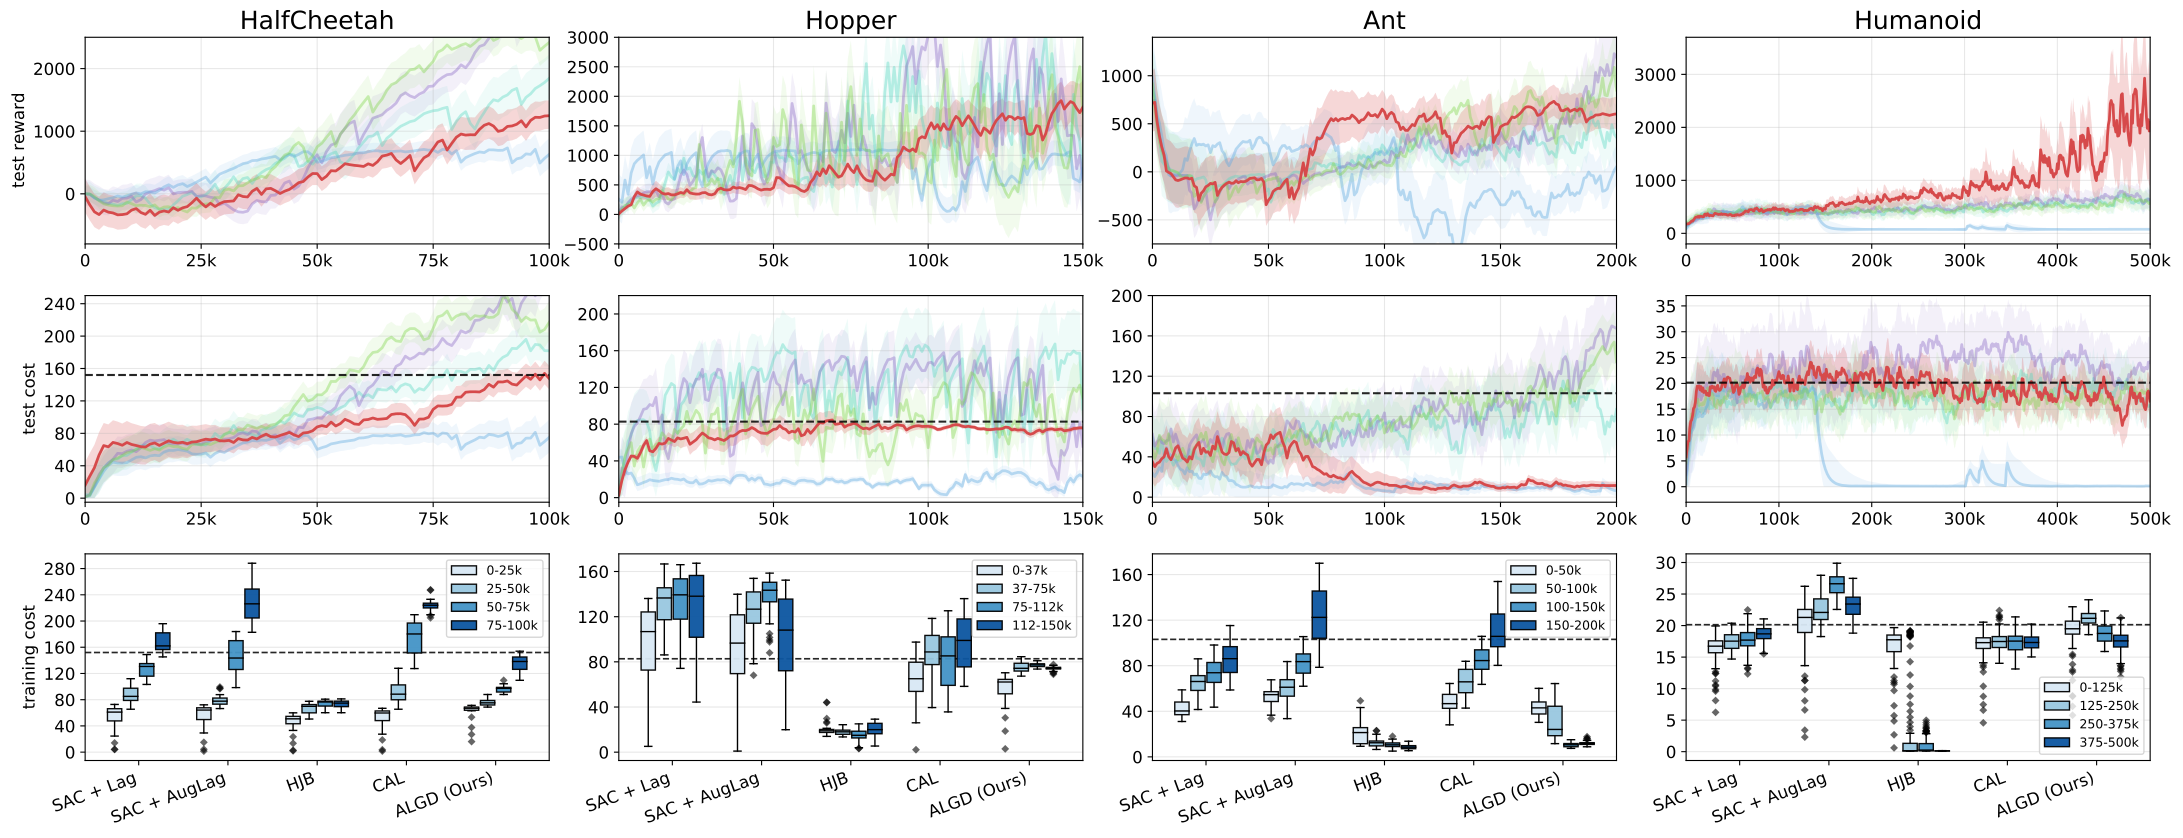

Reproduce this figure in Python.
import os
import numpy as np
import pandas as pd
import matplotlib.pyplot as plt
from matplotlib.ticker import FuncFormatter, MultipleLocator
import matplotlib.cm as cm

# ======================= 全局风格 =======================
plt.rcParams.update({
    "font.size": 12,
    "axes.titlesize": 18,
    "axes.labelsize": 12,
    "legend.fontsize": 18,
})

COST_Y_TICK_STEP = 40

# Mujoco 的 reward tick 你后续可按需要改（先给一个保守默认）
TASK_REWARD_Y_TICK_STEP = {
    "HalfCheetah": 1000,
    "Hopper":      500,
    "Ant":         500,
    "Humanoid":    1000,
}

# ======================= Baselines 配置 =======================
MODEL_LABELS = [
    "SAC + Lag",
    "SAC + AugLag",
    "HJB",
    "CAL",
    "ALGD (Ours)",
]

MODEL_COLORS = [
    "#5ad7c3",
    "#8a6bc7",
    "#5da7df",
    "#7fd54c",
    "#d64a4b",
]
COLOR_MAP = dict(zip(MODEL_LABELS, MODEL_COLORS))

ALPHA_HIGHLIGHT = 1.0
ALPHA_OTHERS = 0.4
BAND_ALPHA = 0.10
OURS_BAND_ALPHA = 0.22

# Cost 阈值线：每个 task 一个
COST_THRESHOLDS = {
    "Ant-v3": 103.115,
    "HalfCheetah-v3": 151.989,
    "Hopper-v3": 82.748,
    "Humanoid-v3": 20.140,
}


# ======================= Mujoco Task 配置 =======================
TASKS = [
    "HalfCheetah",
    "Hopper",
    "Ant",
    "Humanoid",
]

# 这里给常见训练步数占位，你可按你的日志实际步数改
TASK_MAX_STEP = {
    "HalfCheetah": 100_000,
    "Hopper":      150_000,
    "Ant":         200_000,
    "Humanoid":    500_000,
}

TASK_X_TICK_STEP = {
    "HalfCheetah": 25_000,
    "Hopper":      50_000,
    "Ant":         50_000,
    "Humanoid":    100_000,
}

# ======================= y 轴范围接口（先给 None / 占位） =======================
# 如果你希望像 safety-gym 一样每个 task 固定 y 轴范围，就在这里填 (low, high)
TASK_REWARD_YLIM = {
    "HalfCheetah": (-800, 2500),
    "Hopper":      (-500, 3000),
    "Ant":         (-750, 1400),
    "Humanoid":    (-200, 3700),
}

TASK_COST_YLIM = {
    "HalfCheetah": (-5, 250),
    "Hopper":      (-5, 220),
    "Ant":         (-5, 200),
    "Humanoid":    (-3, 37),
}

# ======================= history路径（先留空，后续你填） =======================
TASK_HISTORY_PATHS = {
    "HalfCheetah": {
        "SAC + Lag":     "../results/HalfCheetah-v3/halfcheetah_saclag/2025-12-14_20-55_seed7802/history_meanstd.csv",
        "SAC + AugLag":  "../results/HalfCheetah-v3/halfcheetah_sacauglag/2025-12-14_21-00_seed2470/history_meanstd.csv",
        "HJB":           "../results/HalfCheetah-v3/halfcheetah_hjb/2025-12-14_21-30_seed7313/history_meanstd.csv",
        "CAL":           "../results/HalfCheetah-v3/halfcheetah_cal/2025-12-08_21-38_seed2143/history_meanstd.csv",
        "ALGD (Ours)":   "../results/HalfCheetah-v3/halfcheetah_algd/2025-12-09_11-12_seed1148/history_meanstd.csv",
    },
    "Hopper": {
        "SAC + Lag":     "../results/Hopper-v3/hopper_saclag/2025-12-15_00-41_seed7959/history_meanstd.csv",
        "SAC + AugLag":  "../results/Hopper-v3/hopper_sacauglag/2025-12-15_00-55_seed1927/history_meanstd.csv",
        "HJB":           "../results/Hopper-v3/hopper_hjb/2025-12-15_00-58_seed8171/history_meanstd.csv",
        "CAL":           "../results/Hopper-v3/hopper_cal/2025-12-07_07-23_seed2031/history_meanstd.csv",
        # "ALGD (Ours)":   "../results/Hopper-v3/hopper_algd/2025-12-08_03-21_seed1538/history_meanstd.csv",
        "ALGD (Ours)":   "temp_history/hopper_history_meanstd.csv",
    },
    "Ant": {
        "SAC + Lag":     "../results/Ant-v3/ant_saclag/2025-12-16_04-07_seed6873/history_meanstd.csv",
        "SAC + AugLag":  "../results/Ant-v3/ant_sacauglag/2025-12-16_04-38_seed8165/history_meanstd.csv",
        "HJB":           "../results/Ant-v3/ant_hjb/2025-12-16_04-45_seed6818/history_meanstd.csv",
        "CAL":           "../results/Ant-v3/ant_cal/2025-12-10_13-24_seed3809/history_meanstd.csv",
        "ALGD (Ours)":   "../results/Ant-v3/ant_algd/2025-12-11_15-14_seed5428/history_meanstd.csv",
    },
    "Humanoid": {
        "SAC + Lag":     "../results/Humanoid-v3/humanoid_saclag/2025-12-17_00-06_seed8526/history_meanstd.csv",
        "SAC + AugLag":  "../results/Humanoid-v3/humanoid_sacauglag/2025-12-17_01-00_seed6583/history_meanstd.csv",
        "HJB":           "../results/Humanoid-v3/humanoid_hjb/2025-12-16_22-42_seed9964/history_meanstd.csv",
        "CAL":           "../results/Humanoid-v3/humanoid_cal/2025-12-11_14-42_seed6796/history_meanstd.csv",
        # "ALGD (Ours)":   "../results/Humanoid-v3/humanoid_algd/2025-12-14_04-02_seed516/history_meanstd.csv",
        "ALGD (Ours)":   "temp_history/humanoid_history_meanstd.csv",
    },
}

# ======================= 工具函数 =======================
def k_formatter(x, pos):
    x = float(x)
    if abs(x) >= 1000:
        return f"{int(x/1000)}k"
    return str(int(x))

def load_history(path):
    """
    读取你现在 safety-gym 同格式的 history_meanstd.csv：
      step, return_mean, return_std_lower, return_std_upper,
            cost_mean,   cost_std_lower,   cost_std_upper
    """
    df = pd.read_csv(path)

    step = df["step"].to_numpy()

    ret_mean  = df["return_mean"].to_numpy()
    ret_upper = df["return_std_upper"].to_numpy()
    ret_lower = df["return_std_lower"].to_numpy()

    cost_mean  = df["cost_mean"].to_numpy()
    cost_upper = df["cost_std_upper"].to_numpy()
    cost_lower = df["cost_std_lower"].to_numpy()

    return step, ret_mean, ret_lower, ret_upper, cost_mean, cost_lower, cost_upper

def safe_exists(path):
    return path is not None and str(path).strip() != "" and os.path.exists(path)

def segment_labels(max_step, n_segments=4):
    edges = np.linspace(0, max_step, n_segments + 1, dtype=int)
    labels = []
    for i in range(n_segments):
        a = edges[i]
        b = edges[i + 1]
        labels.append(f"{int(a/1000)}-{int(b/1000)}k")
    return edges, labels

# ======================= 主绘图 =======================
def main(save_path="mujoco.pdf"):
    # 关键：figsize 与 safety-gym 一致，便于后续拼接（整体宽度一致）
    n_rows, n_cols = 3, len(TASKS)
    fig, axes = plt.subplots(n_rows, n_cols, figsize=(22, 9), sharex=False)
    if n_cols == 1:
        axes = axes.reshape(n_rows, 1)

    formatter = FuncFormatter(k_formatter)

    # 顶部统一 legend：只收集一次（按 MODEL_LABELS 顺序）
    legend_handles = {}

    # boxplot 用 4 段蓝色渐变
    seg_colors = [cm.Blues(x) for x in np.linspace(0.15, 0.85, 4)]

    for col, task in enumerate(TASKS):
        thr = COST_THRESHOLDS.get(f"{task}-v3", None)
        
        max_step = TASK_MAX_STEP[task]
        tick_step = TASK_X_TICK_STEP[task]

        ax_r = axes[0, col]
        ax_c = axes[1, col]
        ax_b = axes[2, col]

        ax_r.set_title(task)

        # ====== Reward / Cost 曲线 ======
        for label in MODEL_LABELS:
            path = TASK_HISTORY_PATHS.get(task, {}).get(label, None)
            if not safe_exists(path):
                continue

            step, ret_mean, ret_lower, ret_upper, cost_mean, cost_lower, cost_upper = load_history(path)

            mask = step <= max_step
            step_r = step[mask]
            step_c = step[mask]

            ret_mean  = ret_mean[mask]
            ret_lower = ret_lower[mask]
            ret_upper = ret_upper[mask]

            cost_mean  = cost_mean[mask]
            cost_lower = cost_lower[mask]
            cost_upper = cost_upper[mask]

            color = COLOR_MAP[label]
            is_ours = (label == "ALGD (Ours)")
            alpha_line = ALPHA_HIGHLIGHT if is_ours else ALPHA_OTHERS

            ax_r.fill_between(
                step_r, ret_lower, ret_upper,
                color=color,
                alpha=OURS_BAND_ALPHA if is_ours else BAND_ALPHA,
                linewidth=0
            )
            line_r, = ax_r.plot(step_r, ret_mean, color=color, linewidth=2, alpha=alpha_line)

            ax_c.fill_between(
                step_c, cost_lower, cost_upper,
                color=color,
                alpha=OURS_BAND_ALPHA if is_ours else BAND_ALPHA,
                linewidth=0
            )
            line_c, = ax_c.plot(step_c, cost_mean, color=color, linewidth=2, alpha=alpha_line)

            if label not in legend_handles:
                legend_handles[label] = line_c

        # 网格、阈值线
        ax_r.grid(True, alpha=0.3)
        ax_c.grid(True, alpha=0.3)
        if thr is not None:
            ax_c.axhline(thr, color="black", linestyle="--", linewidth=1.5, alpha=0.85)

        # x 轴：范围、刻度、k 格式；不显示 xlabel
        for ax in (ax_r, ax_c):
            ax.set_xlim(0, max_step)
            ax.xaxis.set_major_formatter(formatter)
            ax.xaxis.set_major_locator(MultipleLocator(tick_step))
            ax.set_xlabel("")

        # y 轴范围（若设了就固定）
        r_ylim = TASK_REWARD_YLIM.get(task, None)
        if r_ylim is not None:
            ax_r.set_ylim(r_ylim[0], r_ylim[1])

        c_ylim = TASK_COST_YLIM.get(task, None)
        if c_ylim is not None:
            ax_c.set_ylim(c_ylim[0], c_ylim[1])

        # y 轴刻度密度
        if task == "Humanoid":
            ax_c.yaxis.set_major_locator(MultipleLocator(5))
            ax_b.yaxis.set_major_locator(MultipleLocator(5))
        else:
            ax_c.yaxis.set_major_locator(MultipleLocator(COST_Y_TICK_STEP))
            ax_b.yaxis.set_major_locator(MultipleLocator(COST_Y_TICK_STEP))

        r_tick = TASK_REWARD_Y_TICK_STEP.get(task, None)
        if r_tick is not None:
            ax_r.yaxis.set_major_locator(MultipleLocator(r_tick))

        # y 标签只放第一列
        if col == 0:
            ax_r.set_ylabel("test reward")
            ax_c.set_ylabel("test cost")
            ax_b.set_ylabel("training cost")
        else:
            ax_r.set_ylabel("")
            ax_c.set_ylabel("")
            ax_b.set_ylabel("")

        # ====== Boxplot：把总 step 均分 4 段 ======
        ax_b.grid(True, axis="y", alpha=0.3)
        ax_b.set_xlabel("")

        present_labels = []
        for label in MODEL_LABELS:
            path = TASK_HISTORY_PATHS.get(task, {}).get(label, None)
            if safe_exists(path):
                present_labels.append(label)

        if len(present_labels) == 0:
            ax_b.set_xticks([])
            ax_b.set_yticks([])
            continue

        edges, seg_leg_labels = segment_labels(max_step, n_segments=4)

        x_base = np.arange(len(present_labels), dtype=float)
        offsets = np.linspace(-0.27, 0.27, 4)
        box_width = 0.16

        seg_handles = []
        for s in range(4):
            data_for_seg = []
            for label in present_labels:
                step, _, _, _, cost_mean, _, _ = load_history(TASK_HISTORY_PATHS[task][label])

                lo, hi = edges[s], edges[s + 1]
                mask = (step >= lo) & (step <= hi)
                vals = cost_mean[mask]
                if vals.size == 0:
                    vals = np.array([np.nan])
                data_for_seg.append(vals)

            positions = x_base + offsets[s]
            bp = ax_b.boxplot(
                data_for_seg,
                positions=positions,
                widths=box_width,
                patch_artist=True,
                showfliers=True,
                manage_ticks=False,
                flierprops=dict(
                    marker='D',
                    markersize=4,
                    markerfacecolor="black",
                    markeredgecolor="black",
                    markeredgewidth=0.0,
                    alpha=0.6
                )
            )

            for patch in bp["boxes"]:
                patch.set_facecolor(seg_colors[s])
                patch.set_edgecolor("black")
                patch.set_alpha(0.95)
            for element in ["whiskers", "caps", "medians"]:
                for item in bp[element]:
                    item.set_color("black")
                    item.set_linewidth(1.0)

            seg_handles.append(bp["boxes"][0])

        ax_b.set_xlim(-0.6, len(present_labels) - 0.4)
        ax_b.set_xticks(x_base)
        ax_b.set_xticklabels(present_labels, rotation=20, ha="right")

        if thr is not None:
            ax_b.axhline(thr, color="black", linestyle="--", linewidth=1.2, alpha=0.85)


        ax_b.legend(
            seg_handles,
            seg_leg_labels,
            loc="best",
            frameon=True,
            fontsize=9,
        )

#     # ====== 顶部统一 legend（黑色圆角矩形框） ======
#     ordered_handles = []
#     ordered_labels = []
#     for lb in MODEL_LABELS:
#         if lb in legend_handles:
#             ordered_handles.append(legend_handles[lb])
#             ordered_labels.append(lb)

#     leg = fig.legend(
#         ordered_handles,
#         ordered_labels,
#         loc="upper center",
#         ncol=len(MODEL_LABELS),
#         frameon=True,
#         fancybox=True,
#         bbox_to_anchor=(0.5, 1.06),
#         borderpad=0.6,
#         handlelength=2.2,
#         columnspacing=1.4,
#     )

#     frame = leg.get_frame()
#     frame.set_edgecolor("grey")
#     frame.set_linewidth(1.5)
#     frame.set_facecolor("white")
#     frame.set_alpha(1.0)

    plt.tight_layout(rect=[0, 0, 1, 0.95])
    plt.subplots_adjust(wspace=0.15, hspace=0.25)

    plt.savefig(save_path, bbox_inches="tight")
    print(f"[Saved] {save_path}")

if __name__ == "__main__":
    main("mujoco.pdf")
